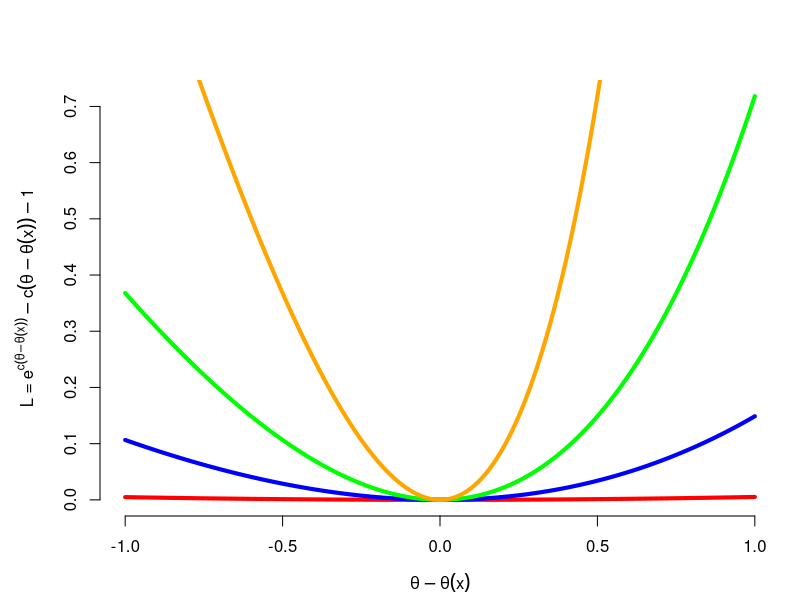

Reproduce this figure in R.
#7
a <- seq(-1,1,len=10000)
f <- function(x) exp(x) - x - 1

par(mar=c(4.2,5,4,1))
plot(a,f(a),col='grey',lwd=3,type='l',bty='n',
     xlab=expression(theta-theta(x)),
     ylab=expression( "L ="~ e^{c(theta-theta(x))} - c(theta-theta(x)) - 1))
lines(a,f(a*.1),lwd=4,type='l',bty='n',col='red')
lines(a,f(a*.5),lwd=4,type='l',bty='n',col='blue')
lines(a,f(a* 1),lwd=4,type='l',bty='n',col='green')
lines(a,f(a* 2),lwd=4,type='l',bty='n',col='orange')
